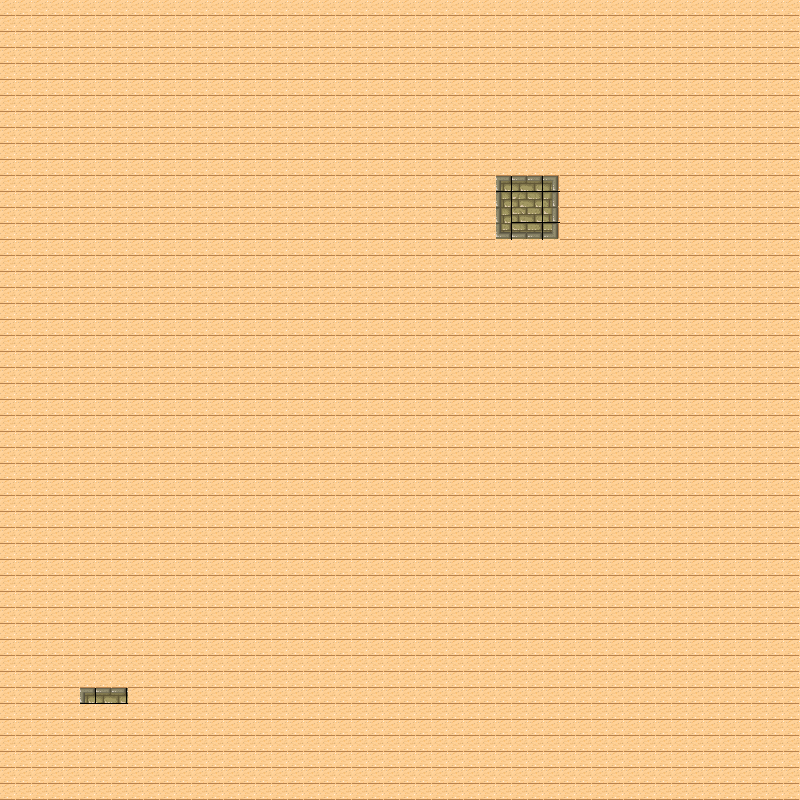

A level layout from a 2D game, rendered from its tile map. Below: a short description, then the map file with tile-grid data replaced by summaries:
An orthogonal 50x50 tile map with 16x16 px tiles, 1 tile layer (Tile Layer 1).

<map version="1.0" orientation="orthogonal" renderorder="right-down" width="50" height="50" tilewidth="16" tileheight="16" nextobjectid="1">
 <tileset firstgid="1" name="tmw_desert_spacing" tilewidth="16" tileheight="16" spacing="1" margin="1">
  <image source="tmw_desert_spacing.png" width="265" height="199" />
  <tile id="16">
   <properties>
    <property name="blocked" value="" />
   </properties>
  </tile>
  <tile id="17">
   <properties>
    <property name="blocked" value="" />
   </properties>
  </tile>
  <tile id="18">
   <properties>
    <property name="blocked" value="" />
   </properties>
  </tile>
  <tile id="19">
   <properties>
    <property name="blocked" value="" />
   </properties>
  </tile>
  <tile id="31">
   <properties>
    <property name="blocked" value="" />
   </properties>
  </tile>
  <tile id="32">
   <properties>
    <property name="blocked" value="" />
   </properties>
  </tile>
  <tile id="33">
   <properties>
    <property name="blocked" value="" />
   </properties>
  </tile>
  <tile id="34">
   <properties>
    <property name="blocked" value="" />
   </properties>
  </tile>
  <tile id="46">
   <properties>
    <property name="blocked" value="" />
   </properties>
  </tile>
  <tile id="47">
   <properties>
    <property name="blocked" value="" />
   </properties>
  </tile>
  <tile id="48">
   <properties>
    <property name="blocked" value="" />
   </properties>
  </tile>
  <tile id="49">
   <properties>
    <property name="blocked" value="" />
   </properties>
  </tile>
  <tile id="61">
   <properties>
    <property name="blocked" value="" />
   </properties>
  </tile>
  <tile id="62">
   <properties>
    <property name="blocked" value="" />
   </properties>
  </tile>
  <tile id="63">
   <properties>
    <property name="blocked" value="" />
   </properties>
  </tile>
  <tile id="64">
   <properties>
    <property name="blocked" value="" />
   </properties>
  </tile>
 </tileset>
 <layer name="Tile Layer 1" width="50" height="50">
  <data>[2500 cells, 2500 non-empty, 16 distinct tile ids]</data>
 </layer>
</map>
